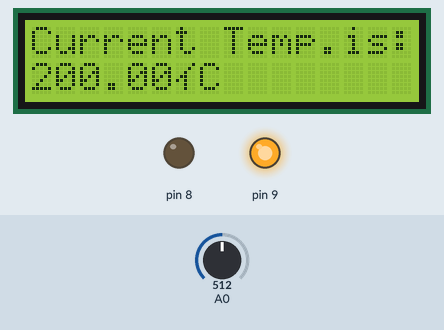
Simulated run of this sketch. Board: Arduino Uno, built with avr-gcc and run on an emulated ATmega328P. Shown: 16×2 character LCD, output pins drawn as LEDs (lit = HIGH). The inputs (shaded band) are chosen by the test bench; at power-on: A0 = 512.

Above: at 1.2 s.
1.3 s: A0 set to 178
At 2.2 s:
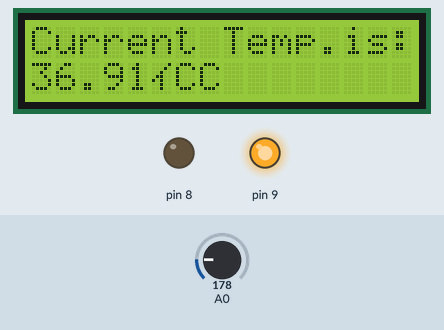
2.8 s: A0 set to 155
At 3.4 s:
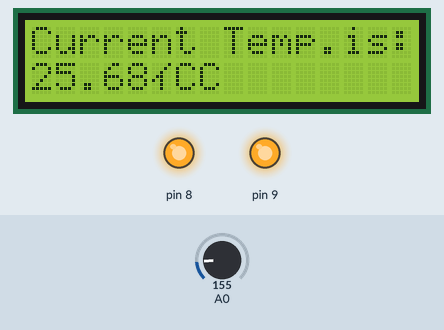
4.3 s: A0 set to 136
At 4.6 s:
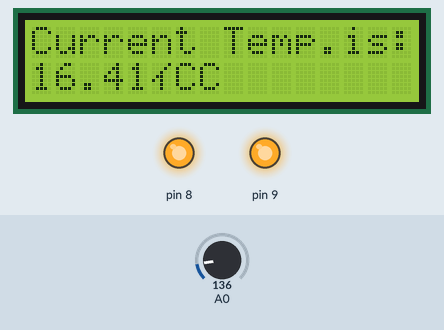
5.8 s: A0 set to 114
At 6.9 s:
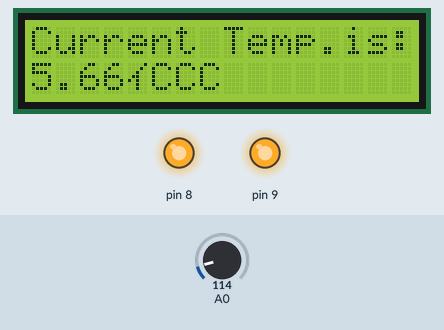
7.3 s: A0 set to 35
At 8.0 s:
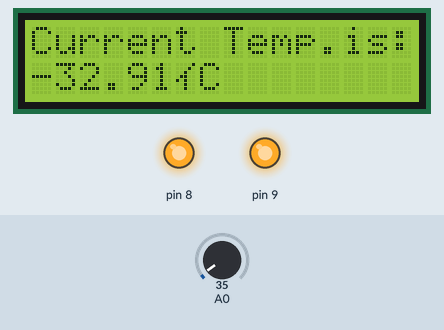
8.8 s: A0 set to 72
At 9.2 s:
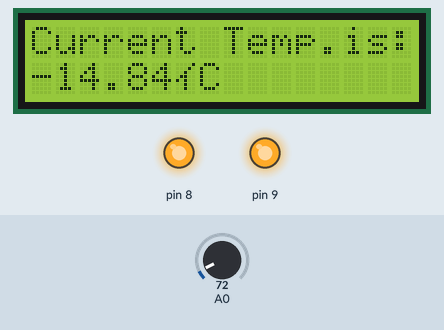
10.3 s: A0 set to 88
Timing chart, 0 to 12.8 s (numbered marks = the images above; inputs shaded):
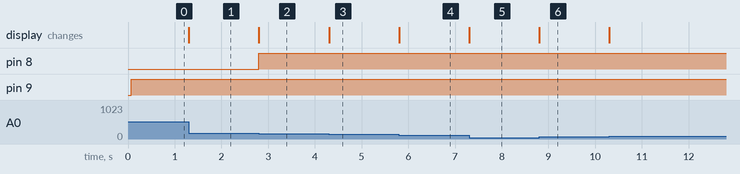

The sketch:

water_system.ino
```cpp
#include<LiquidCrystal.h>
const int rs=12,en=11,d4=5,d5=4,d6=3,d7=2;
LiquidCrystal lcd(rs,en,d4,d5,d6,d7);
int degree;
double realdegree;
String lcdbuffer;
void setup()
{
  pinMode(9, OUTPUT);
  pinMode(8, OUTPUT);
  lcd.begin(16,2);
  realdegree=0;
  degree=0;
  lcd.print("Current Temp.is:");
}

void loop()
{

  lcd.print("");
  degree=analogRead(0);
  realdegree=(double)degree/1024;
  realdegree*=5;
  realdegree-=0.5;
  realdegree*=100;
  lcd.setCursor(0,1);
  if(realdegree<30)
  {
    digitalWrite(9,HIGH);
    digitalWrite(8,HIGH);
  }
   if(realdegree>45)
  {
    digitalWrite(8,LOW);
    digitalWrite(9,HIGH);
  }
  String output=String(realdegree)+String((char)178)+"C";
  lcd.print(output);
}
```

Measured:
- the behaviour switches between 164 and 163 on A0 (found by bisection; images 1 and 2)
- the behaviour switches between 123 and 122 on A0 (found by bisection; images 3 and 4)
- after the input at 1.3 s, the display: changes at once (image 1)
- after the input at 2.8 s, pin 8: LOW → HIGH at once; the display: changes at once (image 2)
- after the input at 4.3 s, the display: changes at once (image 3)
- after the input at 5.8 s, the display: changes at once (image 4)
- after the input at 7.3 s, the display: changes at once (image 5)
- after the input at 8.8 s, the display: changes at once (image 6)
